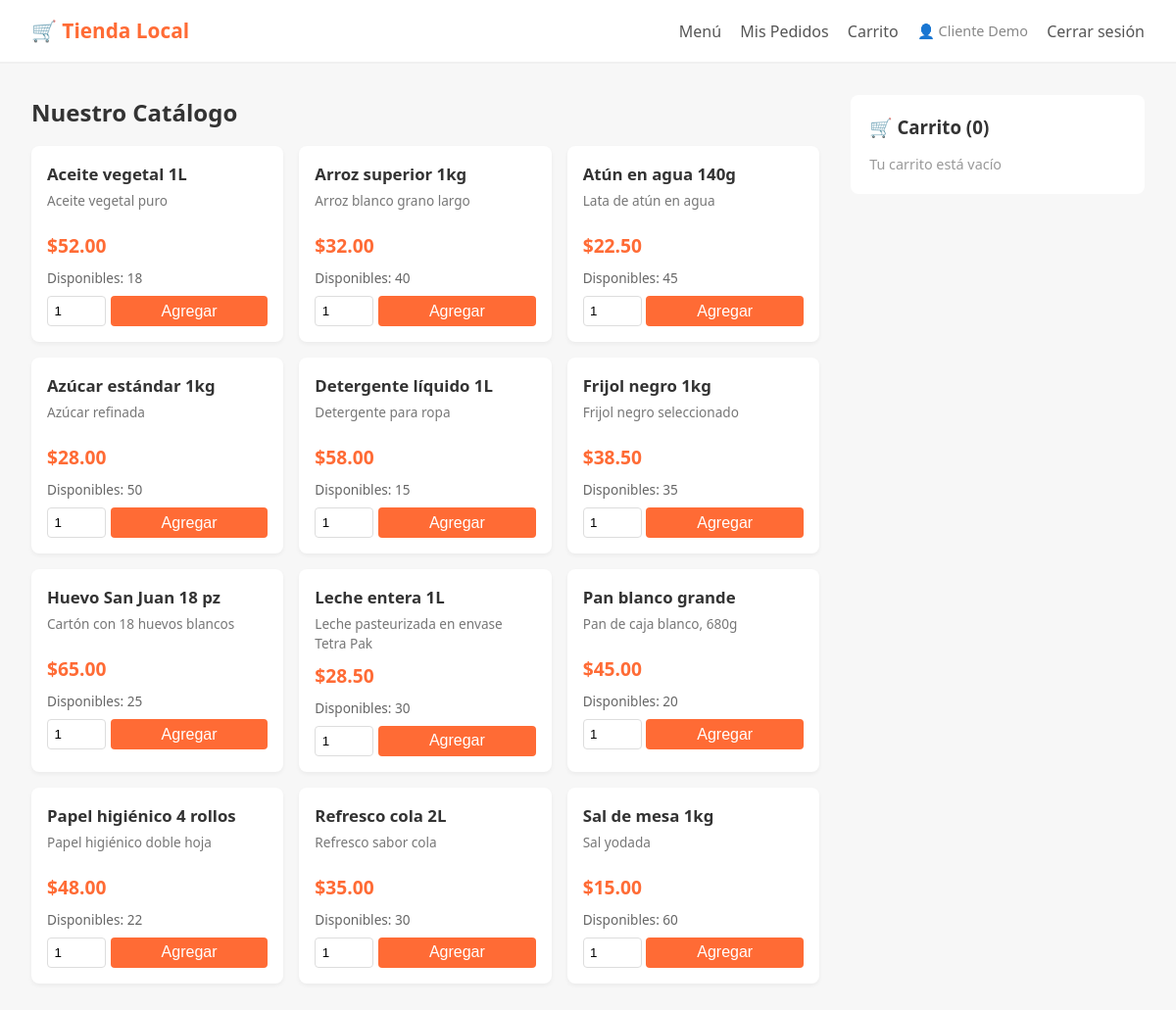
The app's page / (signed in) with its own data.
### tables this page shows
CREATE TABLE Producto (
    idProducto INTEGER PRIMARY KEY AUTOINCREMENT,
    nombre TEXT NOT NULL,
    descripcion TEXT,
    precio REAL NOT NULL CHECK(precio >= 0),
    stock INTEGER NOT NULL CHECK(stock >= 0)
);

### routes/catalogo.py (the view)
@bp.route('/')
def ver():
    productos = Producto.listar_todos()
    carrito = None
    if 'idUsuario' in session and session.get('rol') == 'cliente':
        carrito = Carrito.obtener_por_cliente(session['idUsuario'])
    return render_template('catalogo.html', productos=productos, carrito=carrito)

### database/db.py (called while the page is built)
def get_connection():
    conn = sqlite3.connect(DB_PATH)
    conn.row_factory = sqlite3.Row
    conn.execute("PRAGMA foreign_keys = ON")
    return conn

### models/producto.py (called while the page is built)
    @staticmethod
    def _fila_a_producto(fila):
        return Producto(
            fila['idProducto'], fila['nombre'], fila['descripcion'],
            fila['precio'], fila['stock']
        )

    @staticmethod
    def listar_todos():
        conn = get_connection()
        try:
            filas = conn.execute("SELECT * FROM Producto ORDER BY nombre").fetchall()
            return [Producto._fila_a_producto(f) for f in filas]
        finally:
            conn.close()

### templates/catalogo.html (shortened to what this page needs)
{% extends 'base.html' %}
{% block contenido %}
<div class="layout-catalogo">
    <section class="catalogo">
        <h2>Nuestro Catálogo</h2>
        {% if productos %}
            <div class="grid-productos">
                {% for p in productos %}
                <div class="tarjeta-producto">
                    <h3>{{ p.nombre }}</h3>
                    <p class="descripcion">{{ p.descripcion }}</p>
                    <p class="precio">${{ '%.2f' | format(p.precio) }}</p>
                    <p class="stock">
                        {% if p.stock > 0 %}
                            Disponibles: {{ p.stock }}
                        {% else %}
                            <span class="agotado">Agotado</span>
                        {% endif %}
                    </p>
                    {% if session.idUsuario and session.rol == 'cliente' and p.stock > 0 %}
                    <form method="POST" action="{{ url_for('carrito.agregar', idProducto=p.idProducto) }}">
                        <input type="number" name="cantidad" value="1" min="1" max="{{ p.stock }}">
                        <button type="submit" class="btn-naranja">Agregar</button>
                    </form>
                    {% endif %}
                </div>
                {% endfor %}
            </div>
        {% else %}
            <p>No hay productos disponibles en este momento.</p>
        {% endif %}
    </section>
    {% if carrito %}
    <aside class="carrito-lateral">
        <h3>🛒 Carrito ({{ carrito.items | length }})</h3>
        {% if carrito.items %}
            <ul>
                {% for item in carrito.items %}
                <li>
                    {{ item.cantidad }}× {{ item.nombre }}
                    <span class="subtotal">${{ '%.2f' | format(item.subtotal()) }}</span>
                </li>
                {% endfor %}
            </ul>
            <p class="total">Total: ${{ '%.2f' | format(carrito.calcular_total()) }}</p>
            <a href="{{ url_for('carrito.ver') }}" class="btn-naranja">Ver carrito</a>
        {% else %}
            <p class="vacio">Tu carrito está vacío</p>
        {% endif %}
    </aside>
    {% endif %}
</div>
{% endblock %}

### static/style.css (style rules this page uses)
* { box-sizing: border-box; margin: 0; padding: 0; }
body { font-family: 'Segoe UI', Tahoma, sans-serif; background: #f7f7f7; color: #333; line-height: 1.5; }
.btn-naranja { background: #ff6b35; color: white; border: none; padding: 0.7rem 1.2rem; border-radius: 4px; cursor: pointer; font-size: 1rem; text-decoration: none; display: inline-block; margin-top: 1rem; }
button { cursor: pointer; }
.layout-catalogo { display: grid; grid-template-columns: 1fr 300px; gap: 2rem; }
.grid-productos { display: grid; grid-template-columns: repeat(auto-fill, minmax(220px, 1fr)); gap: 1rem; margin-top: 1rem; }
.tarjeta-producto { background: #fff; padding: 1rem; border-radius: 8px; box-shadow: 0 2px 4px rgba(0,0,0,0.05); }
.tarjeta-producto h3 { font-size: 1.05rem; margin-bottom: 0.3rem; }
.descripcion { font-size: 0.85rem; color: #777; min-height: 2.5em; }
.precio { font-size: 1.2rem; font-weight: bold; color: #ff6b35; margin: 0.5rem 0; }
.stock { font-size: 0.85rem; color: #666; }
.tarjeta-producto form { display: flex; gap: 0.3rem; margin-top: 0.5rem; }
.tarjeta-producto input[type=number] { width: 60px; padding: 0.4rem; border: 1px solid #ddd; border-radius: 4px; }
.tarjeta-producto .btn-naranja { margin: 0; flex: 1; padding: 0.4rem; }
.carrito-lateral { background: #fff; padding: 1.2rem; border-radius: 8px; height: fit-content; position: sticky; top: 1rem; }
.carrito-lateral h3 { margin-bottom: 0.8rem; }
.vacio { color: #999; font-size: 0.9rem; }

### records on screen
Producto: nombre "Aceite vegetal 1L", descripcion "Aceite vegetal puro", precio "52.00", stock "18"
Producto: nombre "Arroz superior 1kg", descripcion "Arroz blanco grano largo", precio "32.00", stock "40"
Producto: nombre "Atún en agua 140g", descripcion "Lata de atún en agua", precio "22.50", stock "45"
Producto: nombre "Azúcar estándar 1kg", descripcion "Azúcar refinada", precio "28.00", stock "50"
Producto: nombre "Detergente líquido 1L", descripcion "Detergente para ropa", precio "58.00", stock "15"
Producto: nombre "Frijol negro 1kg", descripcion "Frijol negro seleccionado", precio "38.50", stock "35"
Producto: nombre "Huevo San Juan 18 pz", descripcion "Cartón con 18 huevos blancos", precio "65.00", stock "25"
Producto: nombre "Leche entera 1L", descripcion "Leche pasteurizada en envase Tetra Pak", precio "28.50", stock "30"
Producto: nombre "Pan blanco grande", descripcion "Pan de caja blanco, 680g", precio "45.00", stock "20"
Producto: nombre "Papel higiénico 4 rollos", descripcion "Papel higiénico doble hoja", precio "48.00", stock "22"
Producto: nombre "Refresco cola 2L", descripcion "Refresco sabor cola", precio "35.00", stock "30"
Producto: nombre "Sal de mesa 1kg", descripcion "Sal yodada", precio "15.00", stock "60"

### other values on screen
{{ session.nombre }} "Cliente Demo"
{{ carrito.items | length }} "0"
